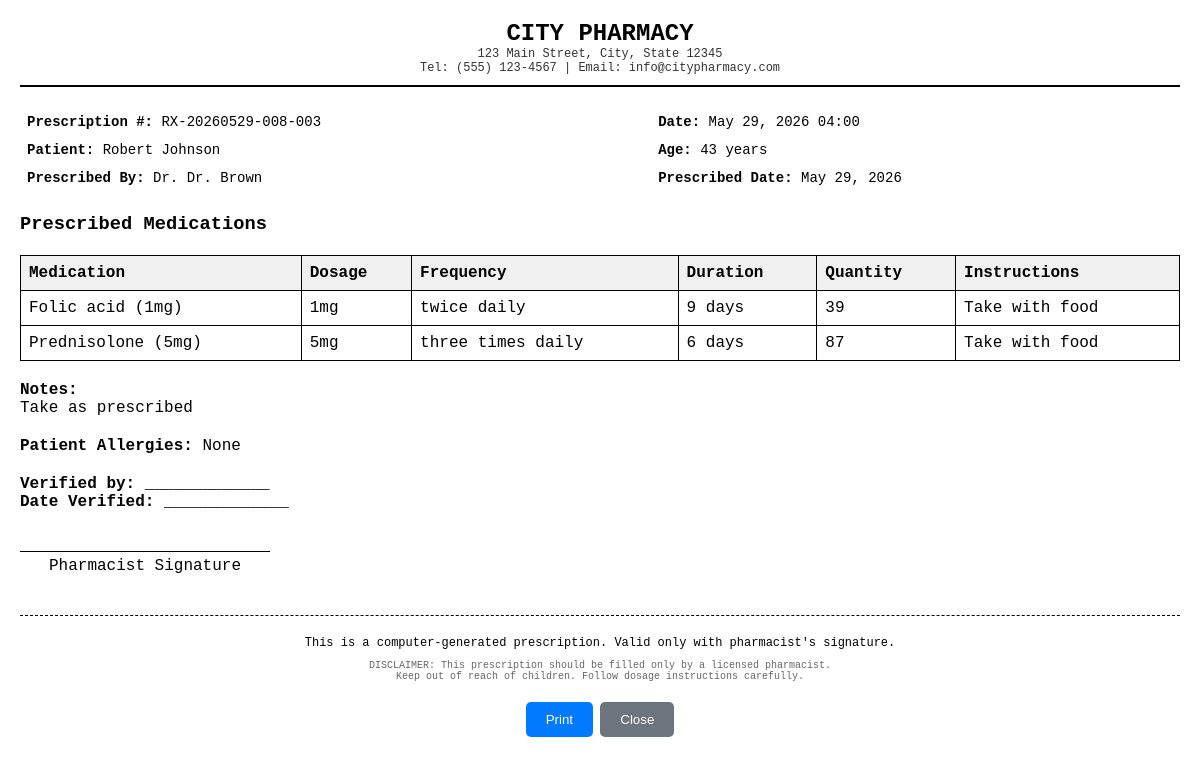
Page /prescriptions/7/print/ (signed in) on the committed database.
### prescriptions/models.py (models this page shows, shortened)
class Prescription(models.Model):
    STATUS_CHOICES = (
        ('pending', 'Pending'),
        ('verified', 'Verified'),
        ('dispensed', 'Dispensed'),
        ('cancelled', 'Cancelled'),
        ('on_hold', 'On Hold'),
    )
    pharmacy = models.ForeignKey('accounts.Pharmacy', on_delete=models.CASCADE, null=True)
    prescription_number = models.CharField(max_length=50, unique=True)
    patient = models.ForeignKey(Patient, on_delete=models.CASCADE, related_name='prescriptions')
    prescribed_by = models.CharField(max_length=200)  # Doctor's name
    prescribed_date = models.DateField()
    pharmacist = models.ForeignKey(User, on_delete=models.SET_NULL, null=True, related_name='processed_prescriptions')
    status = models.CharField(max_length=20, choices=STATUS_CHOICES, default='pending')
    notes = models.TextField(blank=True)
    created_at = models.DateTimeField(auto_now_add=True)
    updated_at = models.DateTimeField(auto_now=True)
    class Meta:
        ordering = ['-created_at']

class PrescriptionItem(models.Model):
    prescription = models.ForeignKey(Prescription, on_delete=models.CASCADE, related_name='items')
    drug = models.ForeignKey(Drug, on_delete=models.CASCADE)
    batch = models.ForeignKey(Batch, on_delete=models.SET_NULL, null=True)
    dosage = models.CharField(max_length=100)  # e.g., "1 tablet"
    frequency = models.CharField(max_length=100)  # e.g., "twice daily"
    duration = models.CharField(max_length=50)  # e.g., "7 days"
    quantity = models.PositiveIntegerField()
    instructions = models.TextField(blank=True)
    substituted = models.BooleanField(default=False)

### patients/models.py (models this page shows, shortened)
class Patient(models.Model):
    BLOOD_TYPES = (
        ('A+', 'A+'), ('A-', 'A-'),
        ('B+', 'B+'), ('B-', 'B-'),
        ('AB+', 'AB+'), ('AB-', 'AB-'),
        ('O+', 'O+'), ('O-', 'O-'),
    )
    first_name = models.CharField(max_length=100)
    last_name = models.CharField(max_length=100)
    pharmacy = models.ForeignKey('accounts.Pharmacy', on_delete=models.CASCADE, null=True)
    date_of_birth = models.DateField()
    gender = models.CharField(max_length=10, choices=(('M', 'Male'), ('F', 'Female'), ('O', 'Other')))
    phone = models.CharField(max_length=15)
    email = models.EmailField(blank=True)
    address = models.TextField()
    blood_type = models.CharField(max_length=3, choices=BLOOD_TYPES, blank=True)
    allergies = models.TextField(blank=True, help_text="List all known allergies")
    chronic_conditions = models.TextField(blank=True, help_text="List all chronic conditions")
    current_medications = models.TextField(blank=True, help_text="List current medications")
    emergency_contact_name = models.CharField(max_length=200)
    emergency_contact_phone = models.CharField(max_length=15)
    created_by = models.ForeignKey(User, on_delete=models.SET_NULL, null=True)
    created_at = models.DateTimeField(auto_now_add=True)
    updated_at = models.DateTimeField(auto_now=True)
    class Meta:
        indexes = [
            models.Index(fields=['last_name', 'first_name']),
            models.Index(fields=['phone']),
        ]
    @property
    def age(self):
        today = date.today()
        return today.year - self.date_of_birth.year - (
            (today.month, today.day) < (self.date_of_birth.month, self.date_of_birth.day)
        )
    @property
    def full_name(self):
        return f"{self.first_name} {self.last_name}"

### inventory/models.py (models this page shows, shortened)
class Drug(models.Model):
    DRUG_FORMS = (
        ('tablet', 'Tablet'),
        ('capsule', 'Capsule'),
        ('liquid', 'Liquid'),
        ('injection', 'Injection'),
        ('cream', 'Cream'),
        ('ointment', 'Ointment'),
        ('inhaler', 'Inhaler'),
    )
    pharmacy = models.ForeignKey('accounts.Pharmacy', on_delete=models.CASCADE, null=True)
    name = models.CharField(max_length=200)
    generic_name = models.CharField(max_length=200)
    rxcui = models.CharField(max_length=20, unique=True, null=True, blank=True)
    form = models.CharField(max_length=20, choices=DRUG_FORMS)
    strength = models.CharField(max_length=50)  # e.g., "500mg"
    manufacturer = models.CharField(max_length=200)
    description = models.TextField(blank=True)
    requires_prescription = models.BooleanField(default=True)
    training_id = models.CharField(max_length=50, blank=True, null=True, help_text="ID from training dataset")
    created_at = models.DateTimeField(auto_now_add=True)
    updated_at = models.DateTimeField(auto_now=True)
    class Meta:
        indexes = [
            models.Index(fields=['name']),
            models.Index(fields=['rxcui']),
        ]

### prescriptions/views.py (the view)
# urls.py: path('<int:pk>/print/', views.prescription_print, name='print'),
@login_required
def prescription_print(request, pk):
    prescription = get_object_or_404(
        Prescription.objects.select_related('patient', 'pharmacist'),
        pk=pk
    )
    items = prescription.items.select_related('drug').all()
    return render(request, 'prescriptions/print.html', {
        'prescription': prescription,
        'items': items
    })

### templates/prescriptions/print.html (shortened to what this page needs)
<!DOCTYPE html>
<html lang="en">
<head>
</head>
<body>
    <div class="header">
        <div class="pharmacy-name">CITY PHARMACY</div>
        <div class="pharmacy-info">
            123 Main Street, City, State 12345<br>
            Tel: (555) 123-4567 | Email: info@citypharmacy.com
        </div>
    </div>
    <div class="prescription-info">
        <table>
            <tr>
                <td><strong>Prescription #:</strong> {{ prescription.prescription_number }}</td>
                <td><strong>Date:</strong> {{ prescription.created_at|date:"M d, Y H:i" }}</td>
            </tr>
            <tr>
                <td><strong>Patient:</strong> {{ prescription.patient.full_name }}</td>
                <td><strong>Age:</strong> {{ prescription.patient.age }} years</td>
            </tr>
            <tr>
                <td><strong>Prescribed By:</strong> Dr. {{ prescription.prescribed_by }}</td>
                <td><strong>Prescribed Date:</strong> {{ prescription.prescribed_date|date:"M d, Y" }}</td>
            </tr>
        </table>
    </div>
    <h3>Prescribed Medications</h3>
    <table class="items-table">
        <thead>
            <tr>
                <th>Medication</th>
                <th>Dosage</th>
                <th>Frequency</th>
                <th>Duration</th>
                <th>Quantity</th>
                <th>Instructions</th>
            </tr>
        </thead>
        <tbody>
            {% for item in prescription.items.all %}
            <tr>
                <td>{{ item.drug.name }} ({{ item.drug.strength }})</td>
                <td>{{ item.dosage }}</td>
                <td>{{ item.frequency }}</td>
                <td>{{ item.duration }}</td>
                <td>{{ item.quantity }}</td>
                <td>{{ item.instructions|default:"-" }}</td>
            </tr>
            {% endfor %}
        </tbody>
    </table>
    {% if prescription.notes %}
    <div style="margin: 20px 0;">
        <strong>Notes:</strong><br>
        {{ prescription.notes|linebreaksbr }}
    </div>
    {% endif %}
    <div style="margin: 20px 0;">
        <strong>Patient Allergies:</strong> {{ prescription.patient.allergies|default:"None reported" }}
    </div>
    <div style="margin: 20px 0;">
        <strong>Verified by:</strong> {{ prescription.pharmacist.get_full_name|default:"_____________" }}<br>
        <strong>Date Verified:</strong> {{ prescription.verified_at|date:"M d, Y H:i"|default:"_____________" }}
    </div>
    <div class="signature-line">
        Pharmacist Signature
    </div>
    <div class="footer">
        <div>This is a computer-generated prescription. Valid only with pharmacist's signature.</div>
        <div class="disclaimer">
            DISCLAIMER: This prescription should be filled only by a licensed pharmacist.<br>
            Keep out of reach of children. Follow dosage instructions carefully.
        </div>
        <div class="no-print" style="margin-top: 20px;">
            <button onclick="window.print()" style="padding: 10px 20px; background: #007bff; color: white; border: none; border-radius: 5px; cursor: pointer;">
                 Print
            </button>
            <button onclick="window.close()" style="padding: 10px 20px; background: #6c757d; color: white; border: none; border-radius: 5px; cursor: pointer;">
                Close
            </button>
        </div>
    </div>
</body>
</html>

### templates/prescriptions/print.html (style rules this page uses)
body { font-family: 'Courier New', monospace; margin: 0; padding: 20px; background: white; }
.header { text-align: center; border-bottom: 2px solid #000; padding-bottom: 10px; margin-bottom: 20px; }
.pharmacy-name { font-size: 24px; font-weight: bold; }
.pharmacy-info { font-size: 12px; color: #333; }
.prescription-info { margin: 20px 0; font-size: 14px; }
.prescription-info table { width: 100%; }
.prescription-info td { padding: 5px; }
.items-table { width: 100%; border-collapse: collapse; margin: 20px 0; }
.items-table th { background: #f0f0f0; border: 1px solid #000; padding: 8px; text-align: left; }
.items-table td { border: 1px solid #000; padding: 8px; }
.footer { margin-top: 40px; text-align: center; font-size: 12px; border-top: 1px dashed #000; padding-top: 20px; }
.disclaimer { font-size: 10px; color: #666; margin-top: 10px; }
.signature-line { margin-top: 40px; border-top: 1px solid #000; width: 250px; text-align: center; padding-top: 5px; }

### rows in the picture
Prescription: prescription_number "RX-20260529-008-003", created_at "May 29, 2026 04:00", patient.full_name "Robert Johnson", patient.age "43", prescribed_by "Dr. Brown", prescribed_date "May 29, 2026", notes "Take as prescribed", patient.allergies "None", pharmacist.get_full_name "_____________"
PrescriptionItem: drug.name "Folic acid", drug.strength "1mg", dosage "1mg", frequency "twice daily", duration "9 days", quantity "39", instructions "Take with food"
PrescriptionItem: drug.name "Prednisolone", drug.strength "5mg", dosage "5mg", frequency "three times daily", duration "6 days", quantity "87", instructions "Take with food"

### other values in the picture
{{ prescription.verified_at|date:"M d, Y H:i"|default:"_____________" }} "_____________"
